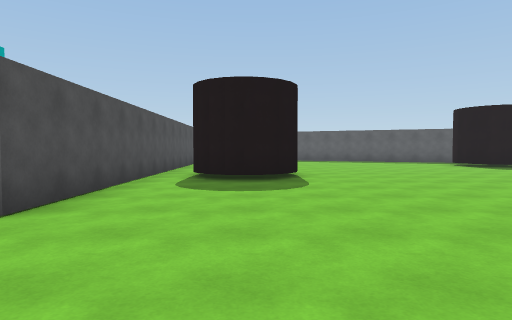
View 1 (above)

20 first-person views from a walk through a 3-D level made in the Unity game engine. The camera is 1.3 m above the floor, tilts 2° down and sees 75° across. The floor is counted in squares, 2 m on a side. Each view is taken from the middle of a square. On the plan, view 1 faces up. The plan holds only what a view shows up to about 10 squares ahead; the rest is blank. The place goes on beyond the plan.

View 2
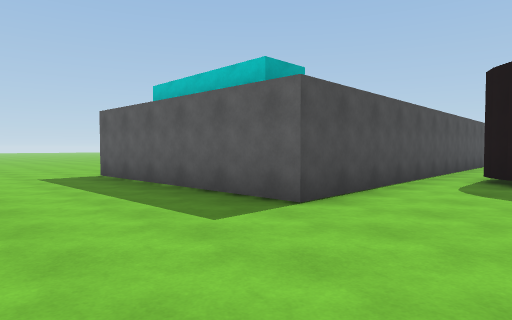

View 3
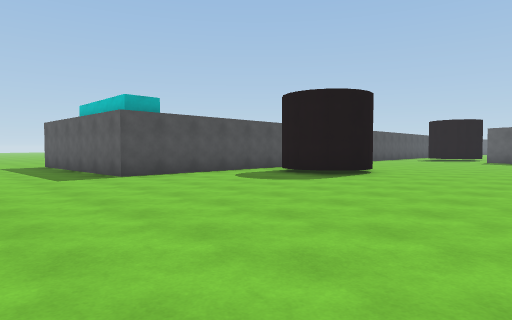

View 4
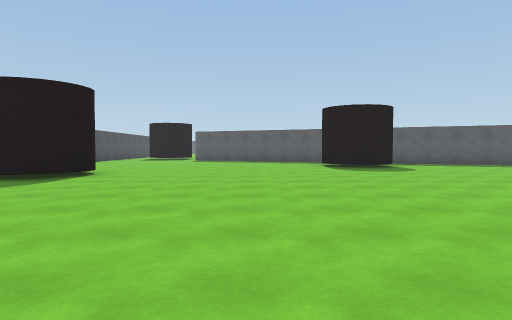

View 5
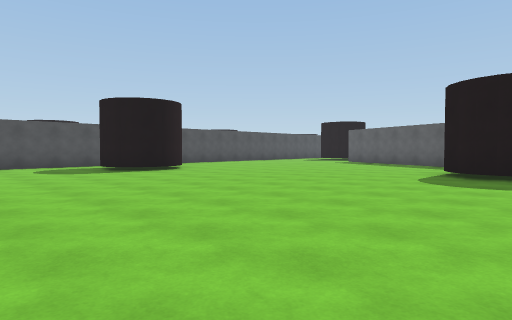

View 6
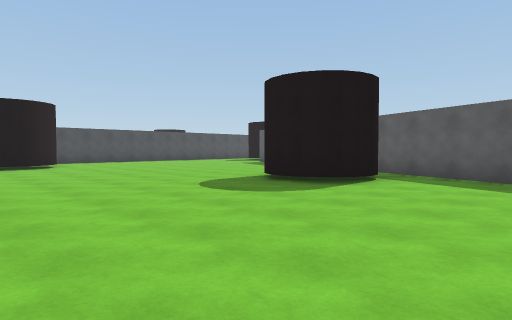

View 7
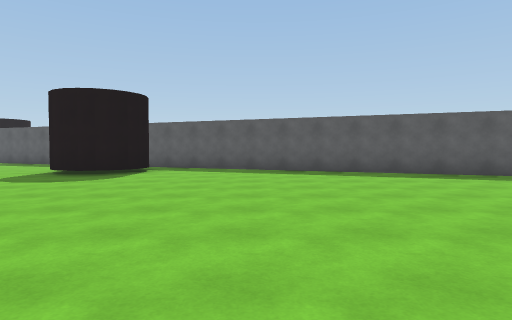

View 8
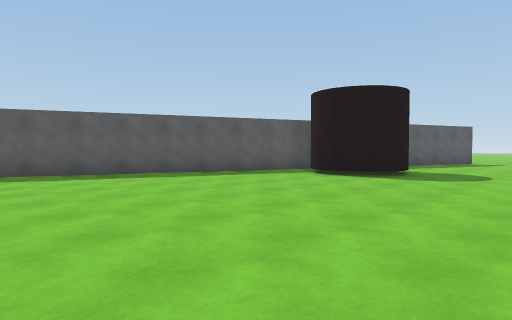

View 9
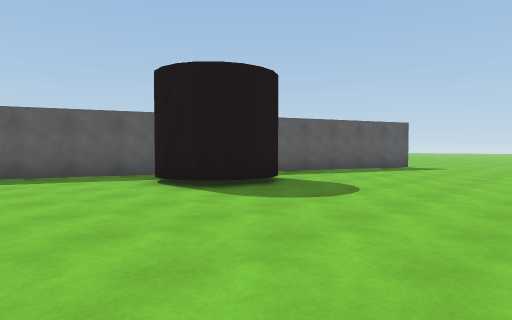

View 10
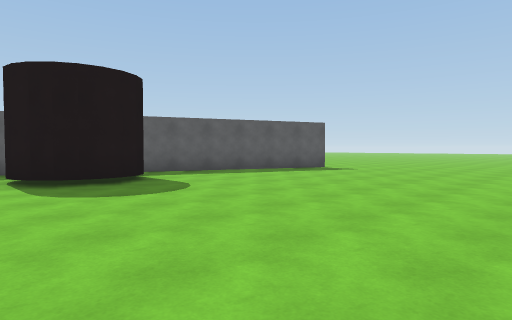

View 11
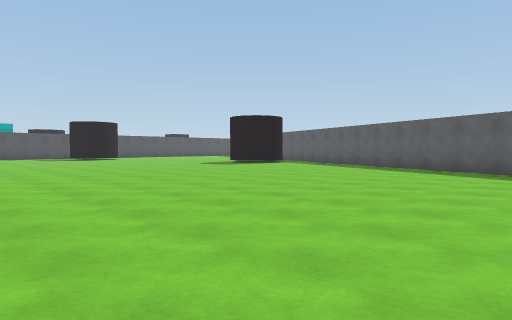

View 12
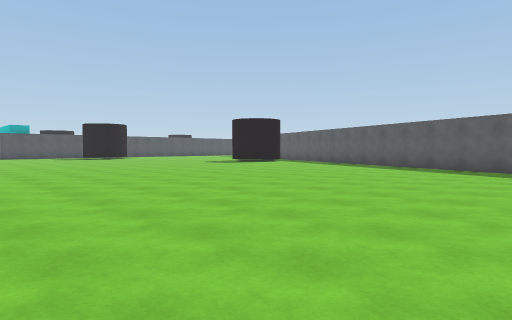

View 13
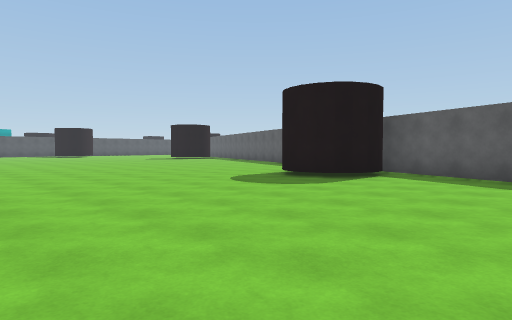

View 14
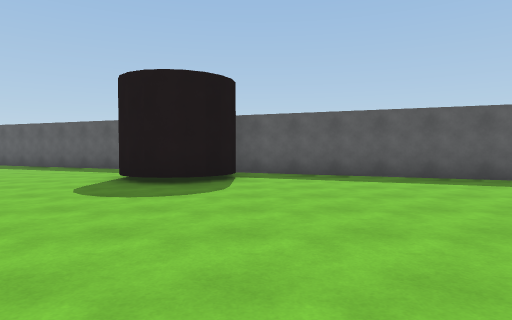

View 15
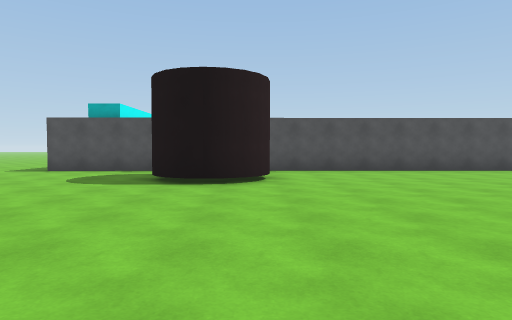

View 16
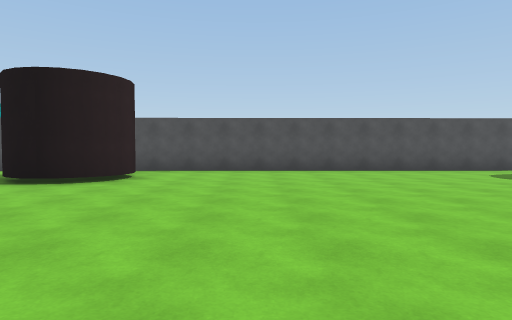

View 17
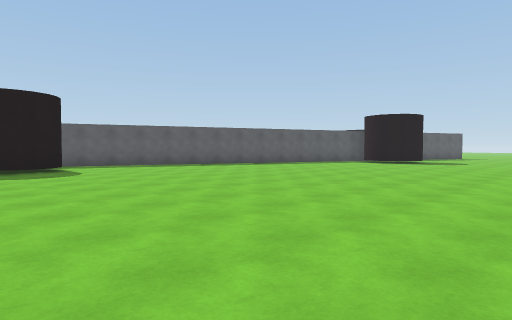

View 18
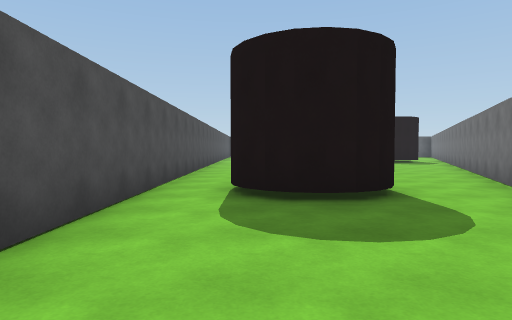

View 19
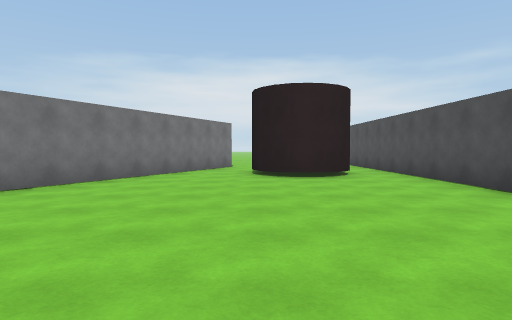

View 20
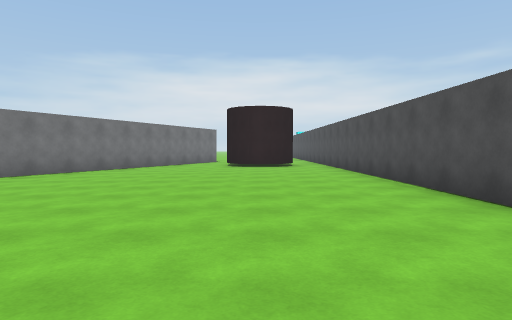

### Floor plan
Points are (right, up) in squares from view 1. A wall is a line through its corners. A room is listed if a view was taken in it or the views show most of it. See-through windows are left out.
Room 1 (views 1, 2, 3, 4, 5, 6, 7, 8, 9, 10, 11, 12, 13, 14, 15, 16, 17, 18)
walls: (8.9, 11) (8.1, 11.2); (8.5, 11) (7.8, 11.4); (9.3, 11.2) (8.3, 11) (7.7, 11.6) (7.5, 12); (9.6, 11.4) (9.1, 11.1); (9.9, 11.7) (9.4, 11.3); (10, 12.1) (9.7, 11.6); (9.9, 12.8) (10, 12.3) (9.9, 11.9); (1, 8.3) (0.9, 7.5); (0.9, 8.6) (1, 7.8); (0.5, 7) (0, 6.8); (0.7, 9) (1.1, 8.1) (0.8, 7.3) (0.3, 6.9) (-0.4, 6.8); (0.3, 9.2) (0.8, 8.8); (-0.2, 6.8) (-0.6, 6.9) (-1.2, 7.1) (-1.5, 7.7); (0, 9.3) (0.5, 9.1); (-0.7, 9.2) (-0.3, 9.3) (0.1, 9.2); (-1, 7) (-1.3, 7.3); (21.1, 7.4) (21.1, 8); (21.1, 7.8) (21.3, 8.1) (21.6, 8.4); (21.4, 6.5) (21, 7.2); (21.7, 6.3) (21.1, 6.8); (22.1, 6.1) (21.2, 6.6) (21, 7.6); (2.6, 19) (3.1, 20.1); (23, 6.4) (22.7, 6.2); (23.5, 7.9) (23.6, 7) (22.9, 6.3) (22.3, 6.2) (21.9, 6.2); (23.6, 7.2) (23.3, 6.7); (23.6, 7.5) (23.5, 6.8); (0.4, 19.1) (-0.6, 19) (-1.2, 19.6) (-1.4, 20); (0.8, 19.4) (0.2, 19.1); (0.1, 19) (-0.7, 19.1); (-0.3, 19) (-1.1, 19.4); (1.1, 20.1) (0.9, 19.6) (0.6, 19.3); (27.6, 7.2) (9, 14.6); (-2.7, 21.5) (-2.4, 3.1) (-8.1, 2.9)
ways out: opening at (-2, 20.5) to room 2; opening at (2, 20) to room 2; opening at (-8.7, 1)
Room 2 (views 19, 20)
walls: (-2.8, 29.4) (-2.7, 21.5); (0.4, 21.5) (1, 20.9); (0, 21.6) (0.8, 21.2); (-0.4, 21.6) (0.7, 21.4) (1, 20.7) (1.1, 20.1); (-0.7, 21.5) (-0.2, 21.6); (-1.2, 21) (-0.9, 21.3) (-0.5, 21.5); (3.1, 20.1) (5.6, 25.8)
ways out: opening at (-2, 20.5) to room 1; opening at (2, 20) to room 1

Where each view was taken, in squares from view 1:
view 1: 0 up, 0 right, facing up
view 2: 0 up, 0 right, facing up-left
view 3: 0 up, 5 right, facing up-left
view 4: 0 up, 5 right, facing up
view 5: 3 up, 10 right, facing up-left
view 6: 6 up, 13 right, facing up-left
view 7: 3 up, 13 right, facing up
view 8: 3 up, 14 right, facing up-right
view 9: 2 up, 18 right, facing up-right
view 10: 0 up, 20 right, facing up-right
view 11: 1 up, 20 right, facing up-left
view 12: 0 up, 21 right, facing up-left
view 13: 0 up, 27 right, facing up-left
view 14: 0 up, 24 right, facing up
view 15: 9 up, 7 right, facing left
view 16: 12 up, 7 right, facing left
view 17: 1 up, 7 right, facing up-right
view 18: 15 up, 1 left, facing up
view 19: 29 up, 1 right, facing down
view 20: 33 up, 0 right, facing down
